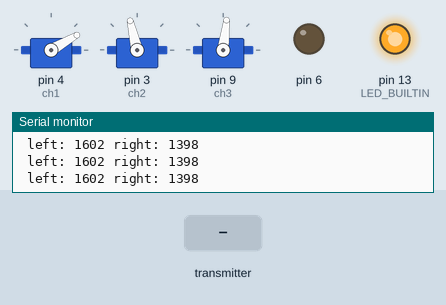
Recording of a sketch running on a simulated Arduino Uno, built with avr-gcc and run on an emulated ATmega328P. On the bench: 3 × servo, output pins drawn as LEDs (lit = HIGH), the last lines printed to the serial monitor. The inputs (shaded band) are chosen by the test bench. No radio packets arrive unless stated.

Above: at 1.2 s.
1.3 s: the transmitter starts sending left = 0
At 2.4 s:
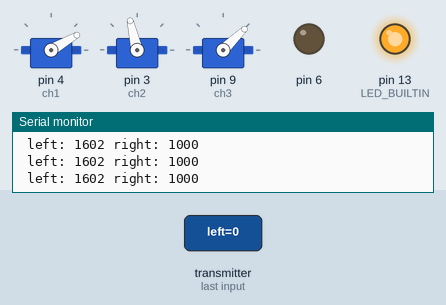
2.8 s: the transmitter starts sending right = 0
At 3.8 s:
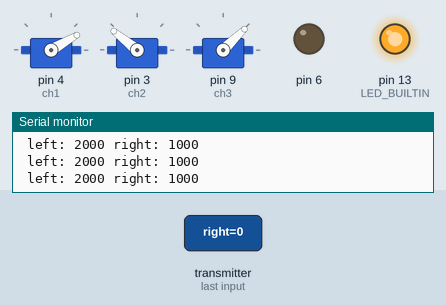
4.3 s: the transmitter starts sending throttle = 64
At 5.2 s:
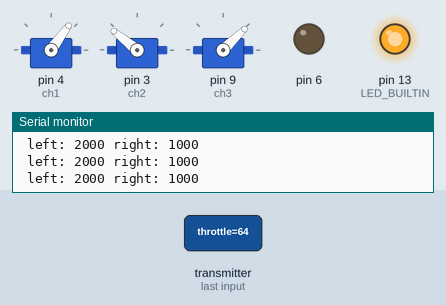
5.8 s: the transmitter starts sending left = 64
At 6.9 s:
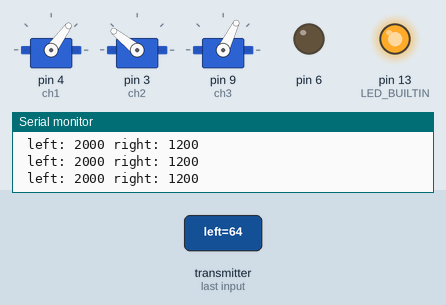
7.3 s: the transmitter starts sending right = 64
At 8.4 s:
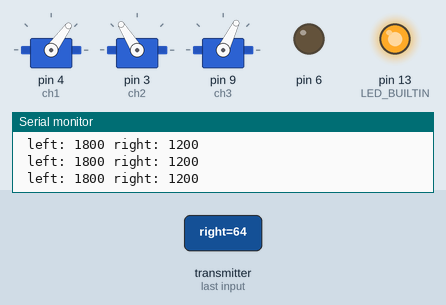
8.8 s: the transmitter starts sending throttle = 0
At 9.8 s:
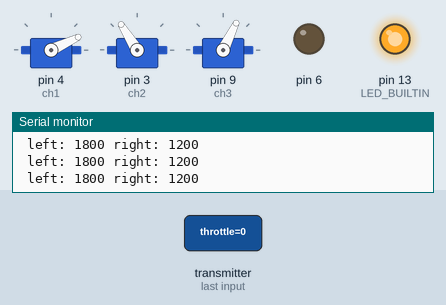
Timing chart, 0 to 11.3 s (numbered marks = the images above; inputs shaded):
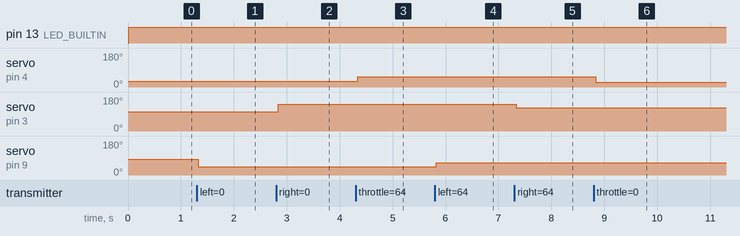

The sketch:

recvier.ino
```cpp
//  6 Channel Receiver | 6 Kanal Alıcı
//  PWM output on pins D2, D3, D4, D5, D6, D7 (Çıkış pinleri)

#include <SPI.h>
#include <nRF24L01.h>
#include <RF24.h>
#include <Servo.h>

int ch_width_1 = 0;
int ch_width_2 = 1800;
int ch_width_3 = 1350;
int ch_width_4 = 0;
int ch_width_5 = 0;
int ch_width_6 = 0;

Servo ch1;
Servo ch2;
Servo ch3;
Servo ch4;
Servo ch5;
Servo ch6;

struct Signal {
byte throttle;
byte left;
byte right;
byte pitch;
byte roll;
byte yaw;
byte aux1;
byte aux2;
};

Signal data;

const uint64_t pipeIn = 0xE9E8F0F0E1LL;
RF24 radio(9, 10);

void ResetData()
{
// Define the inicial value of each data input. | Veri girişlerinin başlangıç değerleri
// The middle position for Potenciometers. (254/2=127) | Potansiyometreler için orta konum
data.left = 127;   // Center | Merkez
data.right = 127;  // Center | Merkez
data.throttle = 12; // Motor Stop | Motor Kapalı
data.yaw = 127;   // Center | Merkez
data.aux1 = 127;   // Center | Merkez
data.aux2 = 127;   // Center | Merkez
//radio.begin();
//radio.startListening();
}

void setup()
{
  Serial.begin(9600);
  //Set the pins for each PWM signal | Her bir PWM sinyal için pinler belirleniyor.
  ch1.attach(4);
  ch2.attach(3);
  ch3.attach(9);
  pinMode(LED_BUILTIN, OUTPUT);

  //Configure the NRF24 module
  ResetData();
  radio.begin();
  radio.openReadingPipe(1,pipeIn);
  radio.setAutoAck(false);
  radio.setDataRate(RF24_250KBPS);
  radio.setPALevel(RF24_PA_HIGH);
  radio.startListening(); //start the radio comunication for receiver | Alıcı olarak sinyal iletişimi başlatılıyor

  pinMode(6,OUTPUT);

}

unsigned long lastRecvTime = 0;

void recvData()
{
while ( radio.available() ) {
radio.read(&data, sizeof(Signal));
lastRecvTime = millis();   // receive the data | data alınıyor
}
}

int mapJoystickValues(int val, int lower, int middle, int upper, bool reverse)
{
  val = constrain(val, 0, 255);
  if ( val < middle )
  val = map(val, 0, 128, lower,middle);
  else
  val = map(val, 128, 255, middle, upper);
  return ( reverse ? 255 - val : val );
}

void loop()
{
  if(radio.available()){
    radio.read(&data, sizeof(Signal));
    digitalWrite(LED_BUILTIN, HIGH);
  }else{
    digitalWrite(LED_BUILTIN, HIGH);
  }


ch_width_2 = map(data.right, 0,255 , 2000,1200);     // pin D3 (PWM signal)
ch_width_1 = map(data.throttle, 0, 255, 800, 2000);     // pin D4 (PWM signal)
ch_width_3 = map(data.left, 0, 255, 1000, 1800);     // pin D2 (PWM signal)

  Serial.print(" left: ");
  Serial.print(ch_width_2);
  Serial.print(" right: ");
  Serial.println(ch_width_3);

// Write the PWM signal | PWM sinyaller çıkışlara gönderiliyor
ch1.writeMicroseconds(ch_width_1);
ch2.writeMicroseconds(ch_width_2);
ch3.writeMicroseconds(ch_width_3);

}
```

Measured:
- after the input at 1.3 s, servo on pin 9 (ch3): 83° → 44° at once
- after the input at 2.8 s, servo on pin 3 (ch2): 103° → 141° at once
- after the input at 4.3 s, servo on pin 4 (ch1): 30° → 54° at once
- after the input at 5.8 s, servo on pin 9 (ch3): 44° → 64° at once
- after the input at 7.3 s, servo on pin 3 (ch2): 141° → 122° at once
- after the input at 8.8 s, servo on pin 4 (ch1): 54° → 25° at once
